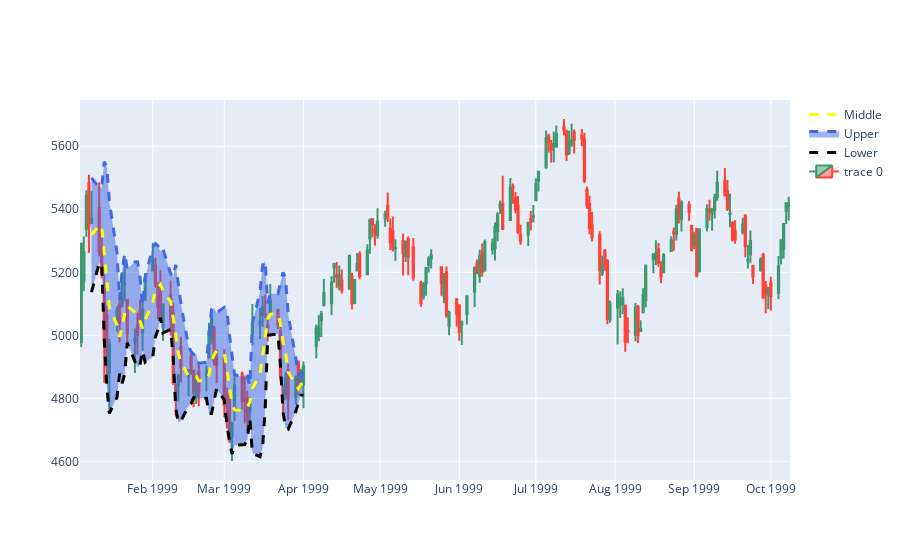

The notebook cell this image was saved under:
### Markdown cell above
# BBANDS

### Code cell
upper, middle, lower = bbands = talib.BBANDS(tprices)

fig.add_trace(go.Scatter(x=period[period.columns[0]], y=lower, name='Lower',
                         line = dict(color='black', width=3, dash='dash')))

fig.add_trace(go.Scatter(x=period[period.columns[0]], y=upper, name='Upper',
                         line = dict(color='royalblue', width=3, dash='dash'), fill='tonexty'))

fig.add_trace(go.Scatter(x=period[period.columns[0]], y=middle, name='Middle',
                         line = dict(color='yellow', width=3, dash='dash')))

fig.update_layout(xaxis_rangeslider_visible=False)
fig.show()

### Figure 1 — Plotly figure (JSON) as saved in the notebook; plotly's stock layout.template omitted (floating-point values rounded to 4 significant figures; data arrays with more than 128 entries replaced by an {"elided": "..."} marker saying what was removed)
{"data": [{"close": {"elided": "200 float values"}, "high": {"elided": "200 float values"}, "low": {"elided": "200 float values"}, "open": {"elided": "200 float values"}, "type": "candlestick", "x": {"elided": "200 str values"}}, {"line": {"color": "black", "dash": "dash", "width": 3}, "name": "Lower", "type": "scatter", "x": {"elided": "200 str values"}, "y": {"elided": "200 float values"}}, {"fill": "tonexty", "line": {"color": "royalblue", "dash": "dash", "width": 3}, "name": "Upper", "type": "scatter", "x": {"elided": "200 str values"}, "y": {"elided": "200 float values"}}, {"line": {"color": "yellow", "dash": "dash", "width": 3}, "name": "Middle", "type": "scatter", "x": {"elided": "200 str values"}, "y": {"elided": "200 float values"}}], "layout": {"xaxis": {"rangeslider": {"visible": false}}}}
